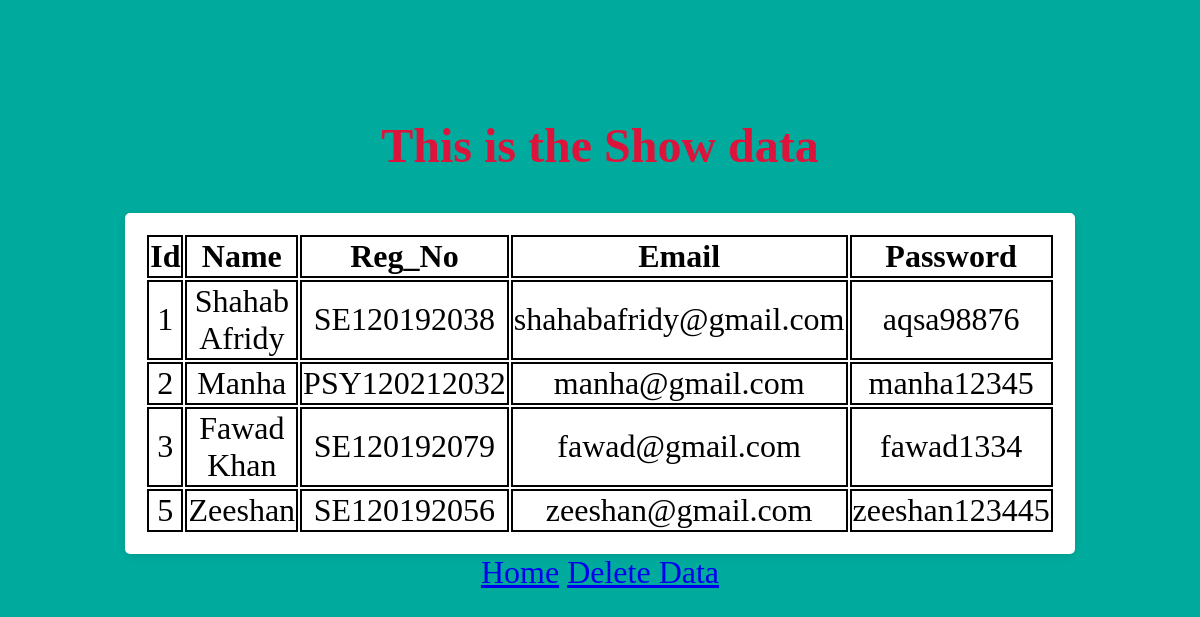
Page /Show-Data/ on the committed database.
### Enroll/models.py (models this page shows)
class Student(models.Model):
    Id = models.PositiveSmallIntegerField(primary_key=True,unique=True,)
    Name = models.CharField(max_length=30)
    Reg_No = models.CharField(max_length=30)
    Email = models.EmailField(max_length=30)
    Password = models.CharField(max_length=30)

### Enroll/views.py (the view)
def Show_Data(request):
    student_data = Student.objects.all()
    return render(request,template_name='Enroll/Show_Data.html',
                  context={"student_data":student_data})

### Enroll/templates/Enroll/Show_Data.html (shortened to what this page needs)
<!DOCTYPE html>
{% load static %}
<html lang="en">
<head>
    <link rel="stylesheet" href="{% static 'Enroll/style.css' %}">
</head>
<body>
    <h2>This is the Show data</h2>
    <div class='container'>
    <table class='centered-table'>
        <tr>
            <th>Id</th>
            <th>Name</th>
            <th>Reg_No</th>
            <th>Email</th>
            <th>Password</th>
        </tr>
            {% for student in student_data %}
                <tr>
                    <td>{{student.Id}}</td>
                    <td>{{student.Name}}</td>
                    <td>{{student.Reg_No}}</td>
                    <td>{{student.Email}}</td>
                    <td>{{student.Password}}</td>
                </tr>
            {% endfor %}
    </table>
</div>
    <a href="{% url 'Home' %}">Home</a>
    <a href="{% url 'Deleting-Data' %}">Delete Data</a>
</body>
</html>

### Enroll/static/Enroll/style.css (style rules this page uses)
body { background-color:#00AB9D; text-align: center; align-items: center; font-size: xx-large; padding-top: 70px; }
h2 { color: crimson; }
th,td { border: 2px black solid; }
table { align-content: center; }
.container { text-align: center; }
.centered-table { background-color: #fff; padding: 20px; border-radius: 5px; box-shadow: 0 2px 10px rgba(0, 0, 0, 0.1); table-layout: auto; width: 80%; margin: 0 auto; }

### rows in the picture
Student: Id "1", Name "Shahab Afridy", Reg_No "SE120192038", Email "shahabafridy@gmail.com", Password "aqsa98876"
Student: Id "2", Name "Manha", Reg_No "PSY120212032", Email "manha@gmail.com", Password "manha12345"
Student: Id "3", Name "Fawad Khan", Reg_No "SE120192079", Email "fawad@gmail.com", Password "fawad1334"
Student: Id "5", Name "Zeeshan", Reg_No "SE120192056", Email "zeeshan@gmail.com", Password "zeeshan123445"
